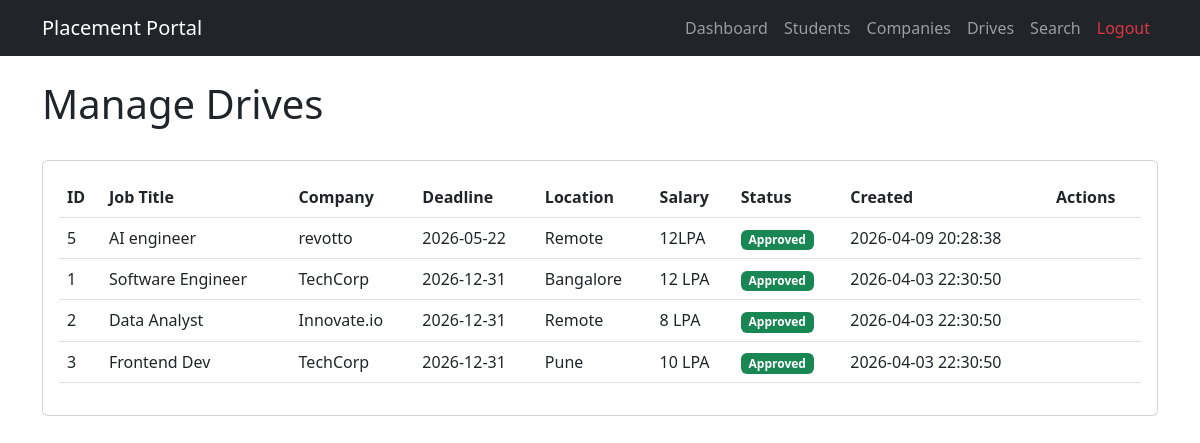
Screenshot of /admin/drives (signed in) with the database file from the repository.
### tables this page shows
CREATE TABLE placement_drives (
            id                   INTEGER PRIMARY KEY AUTOINCREMENT,
            company_id           INTEGER NOT NULL,
            job_title            TEXT    NOT NULL,
            job_description      TEXT,
            eligibility_criteria TEXT,
            application_deadline TEXT    NOT NULL,
            salary               TEXT,
            location             TEXT,
            status               TEXT    NOT NULL DEFAULT 'Pending'
                                 CHECK(status IN ('Pending','Approved','Rejected','Closed')),
            created_at           TEXT    DEFAULT CURRENT_TIMESTAMP,
            FOREIGN KEY (company_id) REFERENCES companies(id) ON DELETE CASCADE
        );

CREATE TABLE companies (
            id              INTEGER PRIMARY KEY AUTOINCREMENT,
            user_id         INTEGER UNIQUE NOT NULL,
            company_name    TEXT    NOT NULL,
            hr_contact      TEXT,
            website         TEXT,
            description     TEXT,
            approval_status TEXT    NOT NULL DEFAULT 'Pending'
                            CHECK(approval_status IN ('Pending','Approved','Rejected')),
            is_blacklisted  INTEGER NOT NULL DEFAULT 0,
            created_at      TEXT    DEFAULT CURRENT_TIMESTAMP,
            FOREIGN KEY (user_id) REFERENCES users(id) ON DELETE CASCADE
        );

### admin.py (the view)
@admin_bp.route('/drives')
@admin_required
def drives():
    conn = get_db()
    drives = conn.execute(
        "SELECT pd.*, c.company_name "
        "FROM placement_drives pd "
        "JOIN companies c ON pd.company_id = c.id "
        "ORDER BY pd.created_at DESC"
    ).fetchall()
    conn.close()
    return render_template('admin/drives.html', drives=drives)

### admin.py (called while the page is built)
def admin_required(f):
    @wraps(f)
    def decorated_function(*args, **kwargs):
        if not current_user.is_authenticated or current_user.role != 'admin':
            flash('Access denied. Admin privileges required.', 'error')
            return redirect(url_for('auth.login'))
        return f(*args, **kwargs)
    return decorated_function

### helpers.py (called while the page is built)
def get_db():
    conn = sqlite3.connect(DATABASE)
    conn.row_factory = sqlite3.Row   # access columns by name: row['full_name']
    conn.execute("PRAGMA foreign_keys = ON")
    return conn

def load_user(user_id):
    from models import get_user_by_id
    return get_user_by_id(user_id)

### models.py (called while the page is built)
def get_user_by_id(user_id):
    conn = sqlite3.connect(DATABASE)
    conn.row_factory = sqlite3.Row
    cursor = conn.cursor()
    user = cursor.execute(
        "SELECT * FROM users WHERE id = ?",
        (user_id,)
    ).fetchone()
    conn.close()
    if user:
        return User(user['id'], user['username'], user['role'], user['is_active'])
    return None

    @property
    def is_active(self):
        return self._active == 1

### templates/admin/drives.html (shortened to what this page needs)
{% extends "base.html" %}
{% block content %}
<div class="d-flex justify-content-between align-items-center mb-4">
    <h1>Manage Drives</h1>
</div>
<div class="card">
    <div class="card-body">
        <div class="table-responsive">
            <table class="table table-hover">
                <thead>
                    <tr>
                        <th>ID</th>
                        <th>Job Title</th>
                        <th>Company</th>
                        <th>Deadline</th>
                        <th>Location</th>
                        <th>Salary</th>
                        <th>Status</th>
                        <th>Created</th>
                        <th>Actions</th>
                    </tr>
                </thead>
                <tbody>
                    {% for drive in drives %}
                    <tr>
                        <td>{{ drive.id }}</td>
                        <td>{{ drive.job_title }}</td>
                        <td>{{ drive.company_name }}</td>
                        <td>{{ drive.application_deadline }}</td>
                        <td>{{ drive.location or 'Not specified' }}</td>
                        <td>{{ drive.salary or 'Not specified' }}</td>
                        <td>
                            {% if drive.status == 'Approved' %}
                                <span class="badge bg-success">Approved</span>
                            {% elif drive.status == 'Rejected' %}
                                <span class="badge bg-danger">Rejected</span>
                            {% elif drive.status == 'Closed' %}
                                <span class="badge bg-secondary">Closed</span>
                            {% else %}
                                <span class="badge bg-warning">Pending</span>
                            {% endif %}
                        </td>
                        <td>{{ drive.created_at }}</td>
                        <td>
                        </td>
                    </tr>
                    {% endfor %}
                </tbody>
            </table>
        </div>
    </div>
</div>
{% endblock %}

### rows the page displays
placement_drives: id "5", job_title "AI engineer", company_name "revotto", application_deadline "2026-05-22", location "Remote", salary "12LPA", status "Approved", created_at "2026-04-09 20:28:38"
placement_drives: id "1", job_title "Software Engineer", company_name "TechCorp", application_deadline "2026-12-31", location "Bangalore", salary "12 LPA", status "Approved", created_at "2026-04-03 22:30:50"
placement_drives: id "2", job_title "Data Analyst", company_name "Innovate.io", application_deadline "2026-12-31", location "Remote", salary "8 LPA", status "Approved", created_at "2026-04-03 22:30:50"
placement_drives: id "3", job_title "Frontend Dev", company_name "TechCorp", application_deadline "2026-12-31", location "Pune", salary "10 LPA", status "Approved", created_at "2026-04-03 22:30:50"
